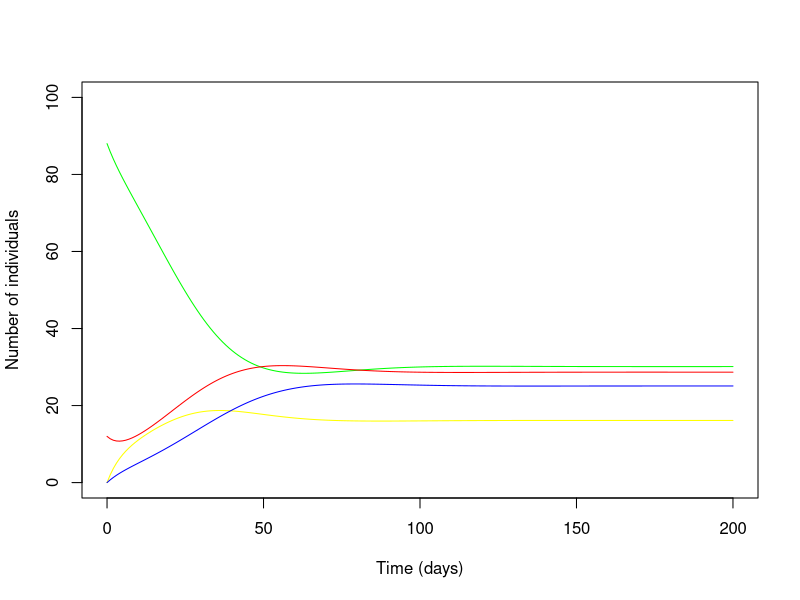

Recreate this plot in R.
## ---- chunk 1
require(deSolve)

 seirmod=function(t, y, parms){
   #Pull state variables from y vector
   S=y[1]
   E=y[2]
   I=y[3]
   R=y[4]
   #Pull the required parameter values from the parms vector
   beta=parms["beta"]
   kappa=parms["kappa"]
   alpha=parms["alpha"]
   rec = parms["rec"]
   N=parms["N"]
   #Define the equations (use what you wrote out in question 1) - 6 points
   dS = -(beta*S*I/N) + (rec*R)
   dE = (beta*S*I/N) - (kappa*E)
   dI = (kappa*E) - (alpha*I)
   dR = (alpha*I) - (rec*R)
   res=c(dS, dE, dI, dR)
   #Return list of gradients
   list(res)
 }

## ---- chunk 2
times  = seq(0, 200, by=1)
parms  = c(beta=0.2075, kappa=1/9, alpha=1/16, N=100, rec=1/14)
start = c(S=88, E=0, I=12, R = 0)
## ---- chunk 3
out = ode(y = start, times = times, func = seirmod, 
     parms = parms)
out=as.data.frame(out)
head(round(out, 3))
tail(round(out, 3))
## ---- chunk 4
plot(x = out$time, y = out$S, col = "green", ylab = "Number of individuals", 
      xlab = "Time (days)", type = "l", xlim = c(0, 200), ylim = c(0,100))
 lines(x = out$time, y = out$E, col = "yellow")
 lines(x = out$time, y = out$I, col = "red")
 lines(x = out$time, y = out$R, col = "blue")
#note that this figure is generated using simple plotting and not ggplot. 
#ggplot is a great R tool for plotting that you might want to look into. 
